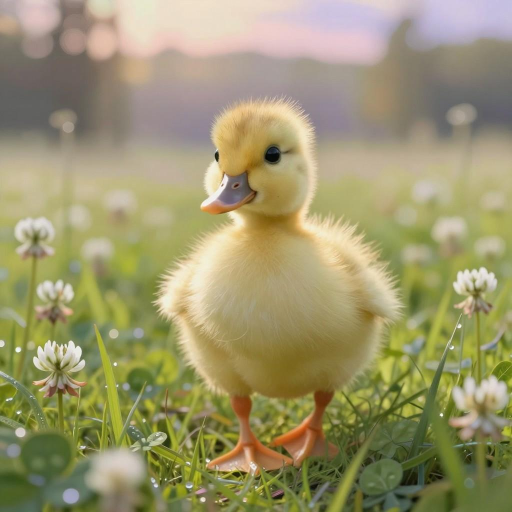
#> input picture app/src/androidTest/assets/fixtures/ai_duckling.jpg, 1024 x 1024 px (shown at 1/2 size)
$ python -i clip_reference.py   (imports and definitions only)
#> lines starting #> are read from the running program, lines starting #| are printed output that depends on the picture
#> further down, picture is the input picture: PIL image 1024x1024 RGB; mean R, G, B 156.2, 149.6, 108.7
"""Reference preprocessing for the Community Forensics ViT-S/384 detector.

Mirrors the model's CLIPImageProcessor config (shortest edge 440, bicubic, center crop 384,
CLIP mean/std) using Pillow directly, so it does not depend on a transformers version.
The Android port (ClipPreprocessor.kt) is checked against this module.
"""
import numpy as np
from PIL import Image

SHORT_EDGE = 440
CROP = 384
MEAN = np.array([0.48145466, 0.4578275, 0.40821073], dtype=np.float32)
STD = np.array([0.26862954, 0.26130258, 0.27577711], dtype=np.float32)


def resized_size(width, height):
    if width <= height:
        return SHORT_EDGE, SHORT_EDGE * height // width
    return SHORT_EDGE * width // height, SHORT_EDGE


def resize(img):
    img = img.convert("RGB")
    return img.resize(resized_size(*img.size), resample=Image.BICUBIC)
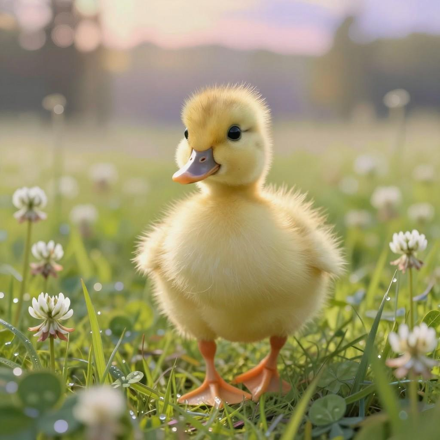
#> returned value: PIL image 440x440 RGB; mean R, G, B 156.2, 149.6, 108.7


def to_tensor(img):
    """Returns a float32 array shaped (1, 3, 384, 384)."""
    r = resize(img)
    w, h = r.size
#> w = 440; h = 440
    left, top = (w - CROP) // 2, (h - CROP) // 2
#> left = 28; top = 28
    crop = np.asarray(r, dtype=np.uint8)[top:top + CROP, left:left + CROP, :]
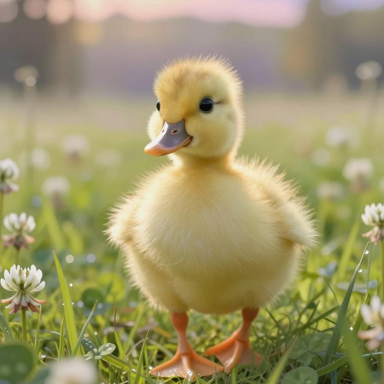
#> crop: shape (384, 384, 3); mean R, G, B 158.1, 150, 106.4
    arr = crop.astype(np.float32) / np.float32(255.0)
    arr = (arr - MEAN) / STD
    return np.ascontiguousarray(arr.transpose(2, 0, 1)[None, ...], dtype=np.float32)


def sigmoid(x):
    return float(1.0 / (1.0 + np.exp(-x)))

>>> from PIL import Image
>>> picture = Image.open('../../app/src/androidTest/assets/fixtures/ai_duckling.jpg')
>>> result = to_tensor(picture)

$ run again, on app/src/androidTest/assets/fixtures/qa_c2pa_sample.jpg
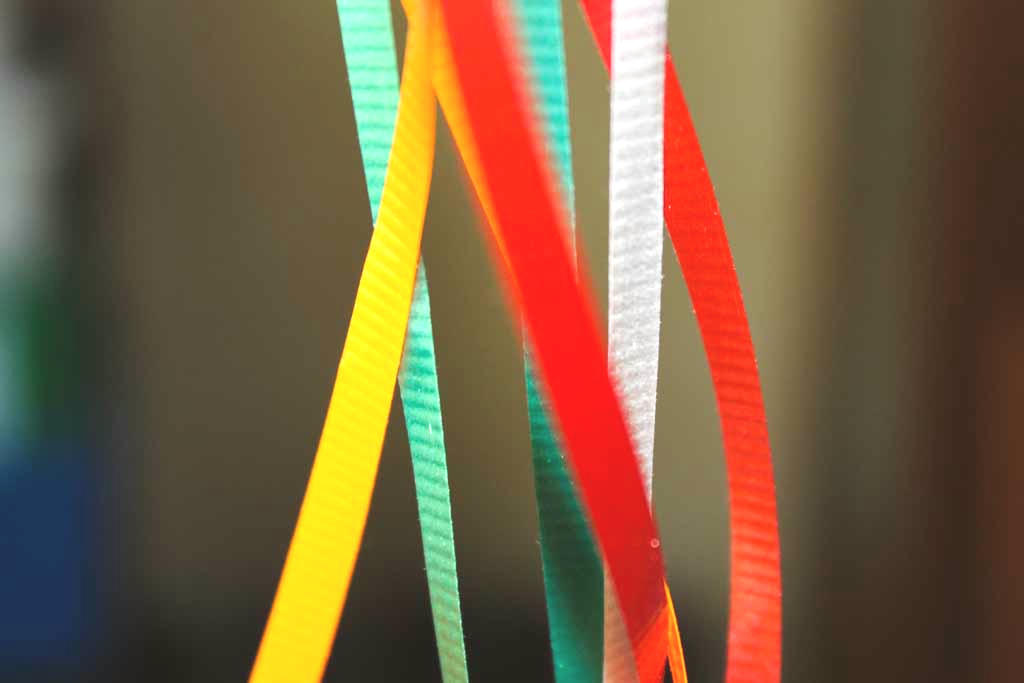
#> input picture app/src/androidTest/assets/fixtures/qa_c2pa_sample.jpg, 1024 x 683 px
#> picture is the input picture: PIL image 1024x683 RGB; mean R, G, B 121.3, 96.1, 66.6
#> in to_tensor, `crop = np.asarray(r, dtype=np.uint8)[top:top + CROP, left:left + CROP,..`:
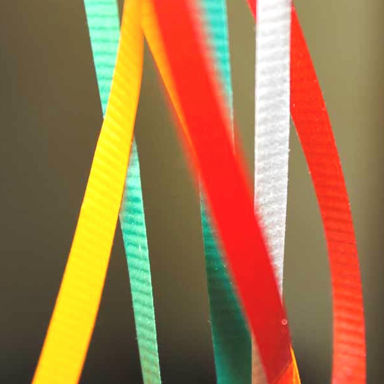
#> crop: shape (384, 384, 3); mean R, G, B 158, 117.9, 75.1
#> in to_tensor, `arr = (arr - MEAN) / STD`:
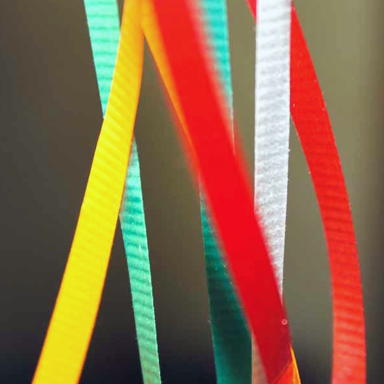
#> arr: shape (384, 384, 3) float32; mean R, G, B 0.514, 0.0175, -0.412; drawn with min black and max white
